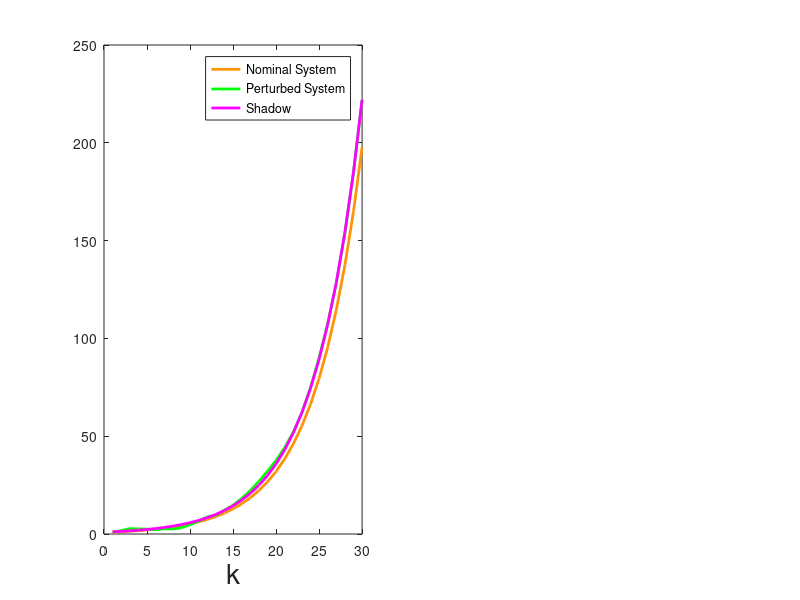

Reproduce this figure in MATLAB. (Note: this script raises an error after producing the figure.)
%% Very simple script to test the shadowing in the concave case
% check http://matwbn.icm.edu.pl/ksiazki/apm/apm58/apm5833.pdf for formulas
% author: Antonio Orvieto

clear all
close all
clc


lambda = 1.2; % x |-> lambda x
epsilon = 1;
K = 30; %iterations

x = zeros(K,1);
x(1) = 1;


%% Nominal System
for i = 2:K
    x(i) = lambda*x(i-1);
end
subplot(2,2,[1,3])

plot(x,'Linewidth',2,'Color',[0.993 0.582 0.026]);hold on

%% Perturbed System
for i = 2:K
    noise = rand*2*epsilon-epsilon; %uniform in [-eps,eps]
    %noise = epsilon;
    x(i) = lambda*x(i-1)+noise;
end

plot(x,'g','Linewidth',2);hold on
x_p = x; %saving
xlabel('k','FontSize',20)


%% Shadow
%computing the initial condition y
lambda_seq = 0*x;
lambda_seq(1) = 1;
for i = 2:K
    lambda_seq(i) = lambda*lambda_seq(i-1);
end
y_seq = x./lambda_seq; %initial condition y

x(1)=y_seq(end);
for i = 2:K
    x(i) = lambda*x(i-1);
end

plot(x,'m','Linewidth',2);hold on
l=legend({'Nominal System','Perturbed System','Shadow'},'location','best')
l.set('FontSize',20);
subplot(2,2,2)
plot(y_seq,'Linewidth',2);hold on
l=legend('x_0 estimate','location','best')
l.set('FontSize',20);
xlabel('k','FontSize',20)

subplot(2,2,4)
e=plot(x_p-x,'Linewidth',2);hold on
b=plot(0*x+epsilon/(lambda-1),'Linewidth',2);hold on
plot(0*x-epsilon/(lambda-1),'m','Linewidth',2);hold on
l=legend([e,b],{'error','shadowing radius'},'location','best');
l.set('FontSize',20);
xlabel('k','FontSize',20)




